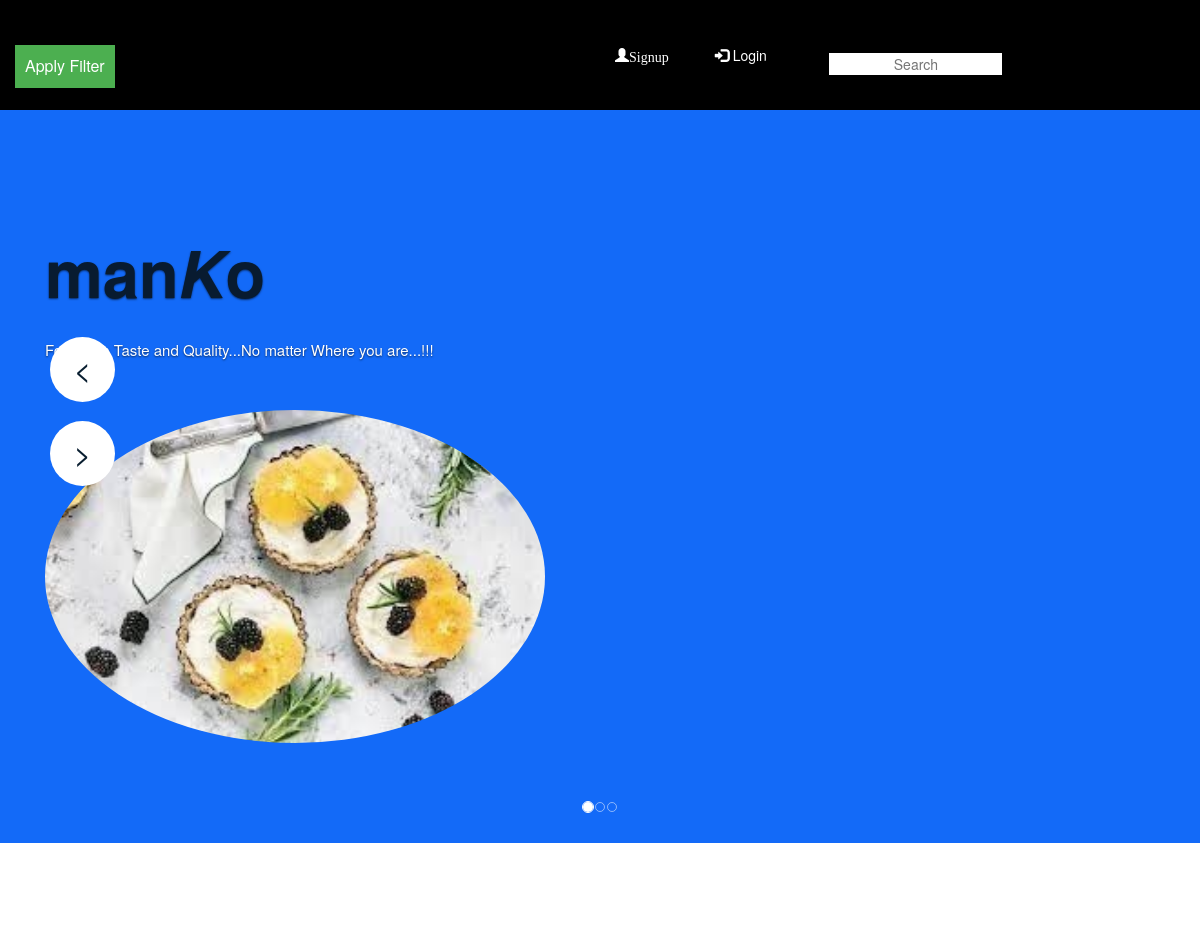
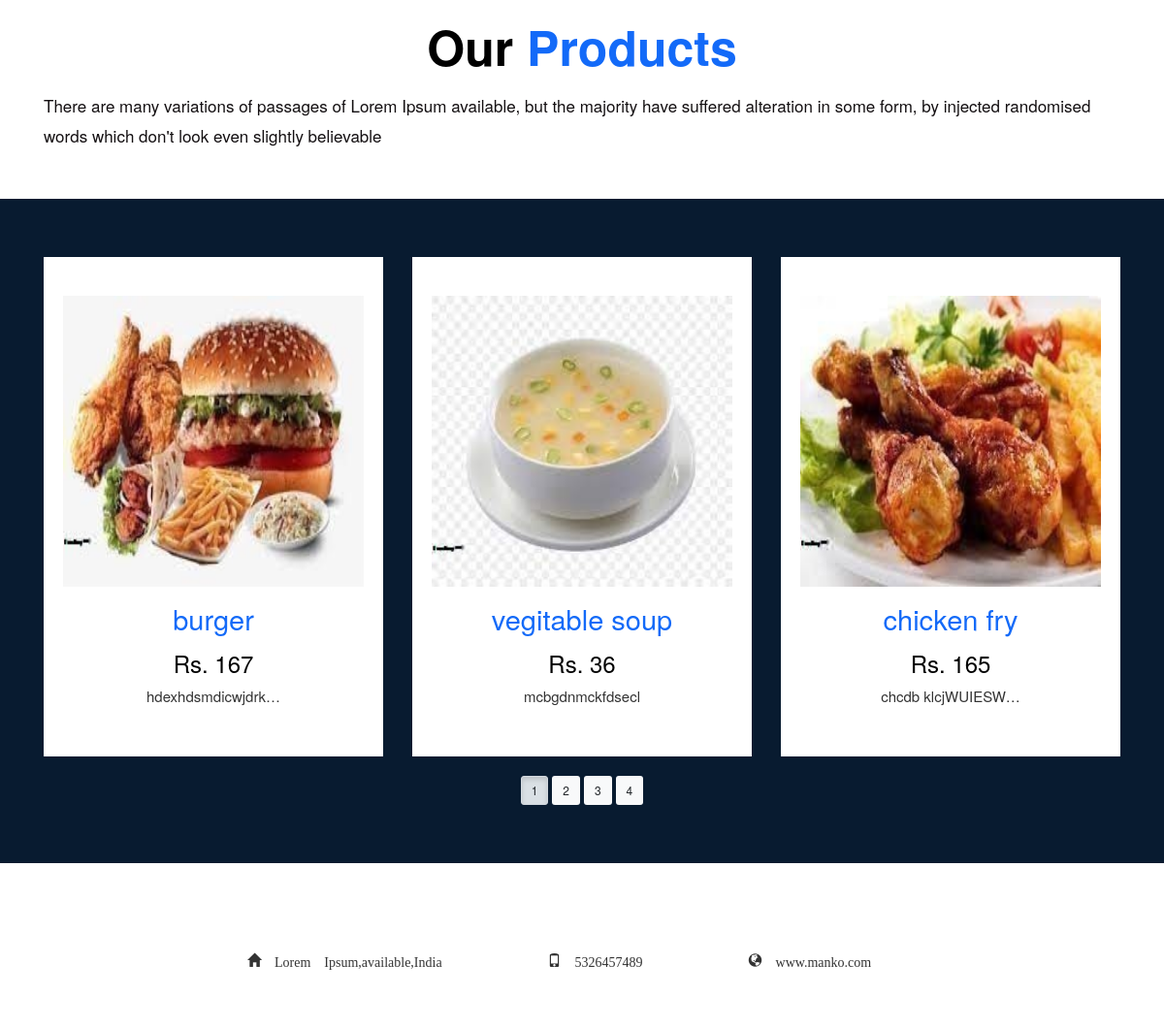
The page / on the database its author committed (2 pictures, top to bottom).
### home/models.py (models this page shows, shortened)
class prdct(models.Model):
    name = models.CharField(max_length=250, unique=True)
    slug = models.SlugField(max_length=250, unique=True)
    img = models.ImageField(upload_to='picture')
    desc = models.TextField()
    price = models.IntegerField()
    stock = models.IntegerField()
    avialable = models.BooleanField()
    category = models.ForeignKey(categ, on_delete=models.CASCADE)
    def get_url(self):
        return reverse('details',args=[self.category.slug,self.slug])

### home/views.py (the view)
# urls.py: 2. Add a URL to urlpatterns:  path('', views.home, name='home')
def home(request,c_slug=None):
    c_page = None
    pro = None
    if c_slug!= None:
        c_page=get_object_or_404(categ,slug=c_slug)
        pro=prdct.objects.filter(category=c_page,avialable=True)
    else:
        pro=prdct.objects.all().filter(avialable=True)
    categs = categ.objects.all()
    paginator=Paginator(pro,3) # dividing objects in var pro to division of '3'
    try:
        page=int(request.GET.get('page','1')) # getting page requested in var page or page 1 default and convert to int
    except:
        page=1
    try:
        prog=paginator.page(page) # from var paginator (containing pages 1,2,3,...) getting specific page in var 'page'
    except(EmptyPage,InvalidPage): # if entered any irrelevant page
        prog=paginator.page(paginator.num_pages)# query to show or get all page numbers
    return render(request, "index h.html", {'categs': categs, 'pros': pro,'pg':prog })

### cart/context_processor.py (called while the page is built)
def count(request):
    item_count=0
    if 'admin 'in request.path:
        return {}
    else:
        try:
            ct=cart.objects.filter(cart_id=c_id(request))
            cti=cartitem.objects.all().filter(cart=ct[:1])
            for i in cti:
                item_count +=i.qty
        except cart.DoesNotExist:
            item_count=0
        return dict(itc=item_count)

### cart/views.py (called while the page is built)
def c_id(request):
    crt_id=request.session.session_key
    if not crt_id:
        crt_id=request.session.create()
    return crt_id

### home/models.py (called while the page is built)
    def get_url(self):
        return reverse('pro_cat',args=[self.slug])

### templates/index h.html (shortened to what this page needs)
<!DOCTYPE html>
{% load static %}
<html lang="en">
   <head>
      <link rel="stylesheet" href="{% static 'Home/css/bootstrap.min.css' %}">
      <link rel="stylesheet" href="{% static 'Home/css/style.css' %}">
  <link rel="stylesheet" href="https://maxcdn.bootstrapcdn.com/bootstrap/4.5.2/css/bootstrap.min.css">
     <link rel="stylesheet" href="https://maxcdn.bootstrapcdn.com/bootstrap/3.4.1/css/bootstrap.min.css">
      <link rel="stylesheet" href="{% static 'Home/css/responsive.css' %}">
      <link rel="stylesheet" href="{% static 'Home/css/jquery.mCustomScrollbar.min.css' %}">
      <link rel="stylesheet" href="https://netdna.bootstrapcdn.com/font-awesome/4.0.3/Home/cssfont-awesome.css">
      <link rel="stylesheet" href="{% static 'Home/css/owl.carousel.min.css' %}">
      <link rel="stylesheet" href="{% static 'Home/css/owl.theme.default.min.css' %}">
      <link rel="stylesheet" href="https://cdnjs.cloudflare.com/ajax/libs/fancybox/2.1.5/jquery.fancybox.min.css" media="screen">
   </head>
   <body class="main-layout">
      <header class="section">
         <div class="header">
            <div class="container-fluid">
               <div class="row">
                   <div class="col-md-6">
                  <div class="categories">
                     <div class="dropdown">
                     <button class="dropbtn">Apply Filter</button>
                     </div>
                     </div>
                  </div>
                   <div class="nav navbar-nav navbar-right">
                    <ul class="clear">
                        {% if user.is_authenticated %}
                        <li  style="color:white; text-indent:450px;">Hello,{{user.first_name}} </li>
                      <div class="col-md-3">
                         <li><a class="active"  style="color:white;" href="/" >  Home </a> </li>
                      </div>
                    <div class="row">
                      <div class="col-md-3">
                          <li><a  style="color:white;" href="{% url 'cartdet' %}" ><span class="glyphicon glyphicon-shopping-cart"> {{itc}} </span> </a> </li>
                      </div>
                      <div class="col-md-3">
                         <li><a class="active" style="color:white;" href="reglog/logout" > <span class="glyphicon glyphicon-off">  logout</span> </a> </li>
                      </div>
                     {% else %}
                      <div class="col-md-3">
                          <li><a class="active" style="color:white;" href="reglog/register" ><span class="glyphicon glyphicon-user">Signup </span></a> </li>
                      </div>
                      <div class="col-md-3">
                          <li><a class="active" style="color:white;" href="reglog/login" > <span class="glyphicon glyphicon-log-in"></span> Login  </a> </li>
                      </div>
                     {% endif %}
                        <div class="col-md-3">
                           <form class="navbar-form navbar-left" action="{% url 'search' %}">
                               <input style="text-align: center; "  type="text" placeholder="Search" name="q">
                           </form>
                        </div>
                  </div>
               </div>
               </div>
            </div>
      </header>
      <section >
         <div id="main_slider" class="section carousel slide banner-main" data-ride="carousel">
            <ol class="carousel-indicators">
               <li data-target="#main_slider" data-slide-to="0" class="active"></li>
               <li data-target="#main_slider" data-slide-to="1"></li>
               <li data-target="#main_slider" data-slide-to="2"></li>
            </ol>
            <div class="carousel-inner">
               <div class="carousel-item active">
                  <div class="container">
                     <div class="row marginii">
                         <div class="col-xl-6 col-lg-6 col-md-6 col-sm-12">
                           <div class="carousel-caption ">
                              <h1>man<strong class="color"><i>K</i>o</strong></h1>
                              <p> Food with Taste and Quality...No matter Where you are...!!!</p>
                           </div>
                         </div>
                        <div col-md-6>
                         <div class="container">
                              <img src="{% static 'Home/images/bg9.jpg' %}"  alt="img"class="rounded-circle"height="500" width="500" >
                         </div>
                        </div>
                     </div>
                  </div>
               </div>
            </div>
            <a class="carousel-control-prev" href="#main_slider" role="button" data-slide="prev">
            <i class='fa fa-angle-left'> < </i></a>
            <a class="carousel-control-next" href="#main_slider" role="button" data-slide="next">
            <i class='fa fa-angle-right'> > </i>
            </a>
         </div>
      </section>
      <div id="plant" class="section  product">
         <div class="container">
            <div class="row">
               <div class="col-md-12 ">
                  <div class="titlepage">
                     <center><h2><strong class="black"> Our</strong>  Products</h2></center>
                     <span>There are many variations of passages of Lorem Ipsum available, but the majority have suffered alteration in some form, by injected randomised words which don't look even slightly believable</span>
                  </div>
               </div>
            </div>
         </div>
      </div>
      <div class="clothes_main section ">
          <div class="container">
            <div class="row">
               {% for i in pg.object_list %}
               <div class="col-xl-4 col-lg-4 col-md-6 col-sm-12">
                  <div class="sport_product">
                     <figure> <a href="{{i.get_url}}"><img src="{{i.img.url}}" alt="" style="height=300px; width=300px"></a></figure>
                     <h4> <strong class="price_text">{{i.name}}</strong></h4>
                     <h4>Rs. {{i.price}}</h4>
                     <p>{{i.desc|truncatechars:17}}</p>
                  </div>
                </div>
               {% endfor %}
            </div>
             <center class="active" style="color:white;">
                {% for i in pg.paginator.page_range %}
                <a href="?page={{i}}" class="btn btn-light btn-sm {% if pg.number == i %} active {% endif %}">{{i}}</a>
                {% endfor %}
             </center>
            </div>
          </div>
 <div id="plant" class="section  product">
         <div class="container">
            <div class="row">
               <div class="col-md-12 ">
                  <div class="titlepage">
                      <ol style="text-indent:105px;">
                          <i class="glyphicon glyphicon-home"> Lorem Ipsum,available,India  </i>
                          <i class="glyphicon glyphicon-phone">  5326457489</i>
                          <i class="glyphicon glyphicon-globe">    www.manko.com</i>
                      </ol>
                  </div>
            </div>
         </div>
      </div>
 </div>
   </body>
</html>

### static/Home/css/style.css (style rules this page uses)
* { box-sizing: border-box !important; transition: ease all 0.5s; }
html { scroll-behavior: smooth; }
body { color:#000; font-size: 14px; font-family: poppins; line-height: 1.80857; font-weight: normal; overflow-x: hidden; }
a { color: #000; text-decoration: none !important; outline: none !important; -webkit-transition: all .3s ease-in-out; -moz-transition: all .3s ease-in-out; -ms-transition: all .3s ease-in-out; -o-transition: all .3s ease-in-out; transition: all .3s ease-in-out; }
h1, h2, h3, h4, h5, h6 { letter-spacing: 0; font-weight: normal; position: relative; padding: 0 0 10px 0; font-weight: normal; line-height: normal; color: #000; margin: 0 }
h1 { font-size: 24px }
h2 { font-size: 22px }
h4 { font-size: 16px }
*, *::after, *::before { -webkit-box-sizing: border-box; -moz-box-sizing: border-box; box-sizing: border-box; }
ul, li, ol { margin: 0px; padding: 0px; list-style: none; }
p { margin: 20px; font-weight: 300; font-size: 15px; line-height: 24px; }
a { color: #222222; text-decoration: none; outline: none !important; }
a, .btn { text-decoration: none !important; outline: none !important; -webkit-transition: all .3s ease-in-out; -moz-transition: all .3s ease-in-out; -ms-transition: all .3s ease-in-out; -o-transition: all .3s ease-in-out; transition: all .3s ease-in-out; }
img { max-width: 100%; height: auto; }
.navbar-form input { border: none !important; }
button { border: 0; margin: 0; padding: 0; cursor: pointer; }
.header { background-color: #000; background-repeat: repeat; background-size: auto; position: absolute; z-index: 999; width: 100%; left: 0; top: 0; padding: 0; padding-top: 0px; background-size: 100% 100%; background-repeat: no-repeat; min-height: 110px; padding-top: 45px }
.marginii { margin: 154px 0px 100px 0px; }
.carousel-indicators li { display: none; }
.banner-main { position: relative; background-color: #136af8; background-size: 100% 100%; }
.banner-main .carousel-caption { text-align: left; left: 0; top: 16%; position: relative; }
.banner-main .carousel-caption h1 { font-size: 65px; line-height: 74px; font-weight: bold; color: #081b30; }
.banner-main .carousel-caption p { color: #ffffff; padding: 9px 0px; margin-bottom: 50px; }
.color { color:#081b30 ; }
.titlepage { padding-bottom: 50px; }
.titlepage h2 { padding: 0px 0px 0px 0px; font-size: 50px; font-weight: bold; color: #136af8; line-height: 50px; position: relative; margin-bottom: 20px; }
.titlepage span { color: #141012; font-size: 17px; line-height: 31px; display: block; font-weight: normal; }
.clothes_main { width: 100%; float: left; background-color: #081b30; height: auto; padding: 60px 0px; }
form { background: #081b30 padding: 35px 30px; }
.carousel-control-prev { left: inherit; }
#main_slider .carousel-control-prev, #main_slider .carousel-control-next { width: 55px; height: 55px; background: #e0e5e5; opacity: 1; font-size: 30px; color: #000; border-radius: 30px; }
.sport_product { padding: 40px 20px; background: #fff; text-align: center; }
.price_text { font-size: 20px; color: #1369f5; }
.sport_product figure { margin:0; }
.sport_product figure img { height: 300px; }
.sport_product h4 { color: #000; font-size: 24px; line-height: 24px; padding: 10px 0px 0px 0px; }
.price_text { text-align: center; font-size: 29px; color: #136af8; padding-top: 25px; line-height: 25px; font-weight:normal; }
.section { float: left; width: 100%; }
.active { color: #000; }
#main_slider .carousel-control-prev, #main_slider .carousel-control-next { width: 65px; height: 65px; background: #fff; opacity: 1; font-size: 30px; color: #091e30; border-radius: 100%; }
#main_slider a.carousel-control-prev { position: absolute; left: 50px; top: 40%; }
#main_slider a.carousel-control-next { position: absolute; left: 50px; top: 50%; }
.product { padding-top: 90px; }
.product .titlepage h2 { color: #136af8; }
.black { color: #000; }
.sport_product { margin-bottom: 20px; }

### templates/index h.html (style rules this page uses)
.dropbtn { background-color: #4CAF50; color: white; padding: 10px; font-size: 16px; border: black; cursor: pointer; }
.dropdown { position: relative; display: block; }

### rows shown on the page
prdct: img (picture), name "burger", price "167", desc "hdexhdsmdicwjdrk…"
prdct: img (picture), name "vegitable soup", price "36", desc "mcbgdnmckfdsecl"
prdct: img (picture), name "chicken fry", price "165", desc "chcdb klcjWUIESW…"

### other values the page prints
{{ i }} "1" "2" "3" "4"
